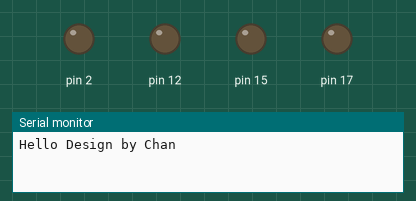
Simulated run of this sketch. Board: Arduino Uno, built with avr-gcc and run on an emulated ATmega328P. On the bench: output pins drawn as LEDs (lit = HIGH), the last lines printed to the serial monitor.

Above: at 1.0 s.
At 2.2 s:
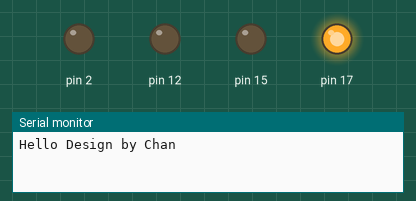
At 3.2 s:
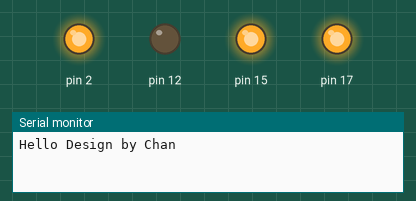
At 3.7 s:
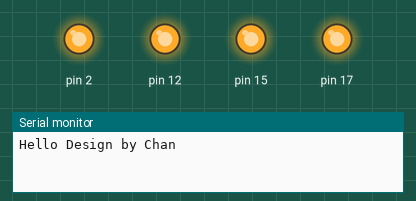
At 4.7 s:
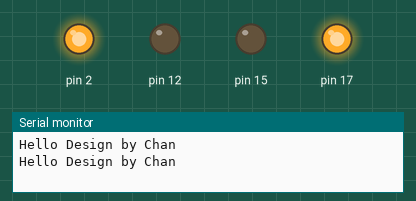
Timing chart, 0 to 5.2 s (numbered marks = the images above):
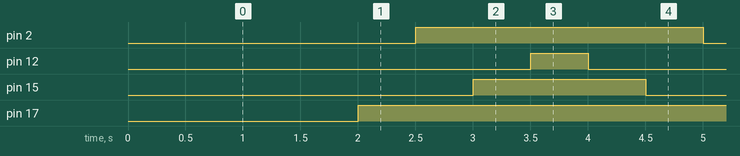

Measured:
- by itself, pin 2: alternates HIGH for 2.5 s and LOW for 1.5 s
- by itself, pin 12: alternates HIGH for 0.50 s and LOW for 3.5 s
- by itself, pin 15: alternates HIGH for 1.5 s and LOW for 2.5 s
- by itself, pin 17: alternates HIGH for 3.5 s and LOW for 0.50 s

The sketch:

Struct2.ino
```cpp
struct LED {
  String Name;
  int iot = 12;
  int ntp = 15;
  int wifi = 2;
  int bt = 17;
};
struct LED led1;
int x[] = {led1.iot, led1.ntp, led1.wifi, led1.bt};
int i = 0;

void setup() {
  Serial.begin(9600);
  pinMode(led1.iot, OUTPUT);
  pinMode(led1.ntp, OUTPUT);
  pinMode(led1.wifi, OUTPUT);
  pinMode(led1.bt, OUTPUT);
  led1.Name = "Design by Chan";

}

void loop() {
  Serial.println("Hello " + led1.Name);
  for (i = 0; i <= 3; i++) {
    digitalWrite(x[i], LOW);
    delay(500);
  }
  for (i = 3; i >= 0; i-- ) {
    digitalWrite(x[i], HIGH);
    delay(500);
  }

}
```
